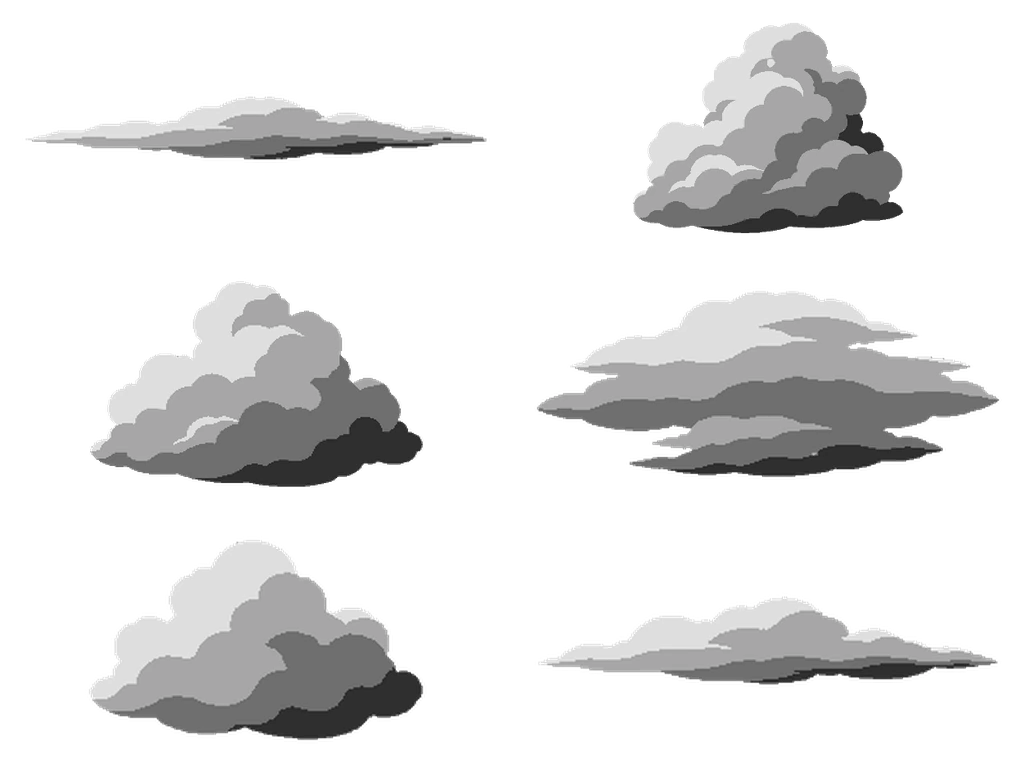
#> input picture app/src/main/assets/studio/kits/wilds/clouds.webp, 1024 x 768 px, given in place of clouds.png, which was not available
$ python kitcut.py ../../app/src/main/assets/studio/kits/wilds/clouds.webp ../../app/src/main/assets/studio/kits/wilds/far-1.webp
#> lines starting #> are read from the running program, lines starting #| are printed output that depends on the picture; after the words box and inside, x2 and y2 are one past the last pixel; in counts of white or black regions, pixels touching at a corner belong together
"""Cut a kit's painted parts (four greys on flat magenta) into the files kit.agsl samples.

Every output is RGBA with the tone (the grey, 0..1) in RGB and the coverage in A.
  strips   far-N / mid-N / fore-N.png (1536x1024)  -> <kind>-N.webp 1024x683, plus skyline rows
  sprites  clouds.png, fauna.png (any grid of six)  -> clouds.webp / fauna.webp, 2 x 3 cells of 512x256
           (clouds centred in the cell, animals standing on row 236, centred)
  trees    trees.png (two trees side by side)       -> trees.webp, 2 cells of 512x1024, trunk on the bottom
Writes pieces.json with each strip's skyline (median and highest painted row, in 1024x683 px).

usage: python3 -I kitcut.py <src dir with far/ mid/ fore/ extra/> <out dir>
"""
import glob, json, os, sys
import numpy as np
from PIL import Image
from scipy import ndimage as ndi

src, out = sys.argv[1], sys.argv[2]
os.makedirs(out, exist_ok=True)
KEY = np.array([255.0, 0.0, 255.0])


def key(im):
    """RGB image -> (tone 0..1, alpha 0..1) with the magenta un-mixed from the edges."""
    a_rgb = np.asarray(im.convert('RGB')).astype(float)
    d = np.sqrt(((a_rgb - KEY) ** 2).sum(-1))
    a = np.clip((d - 60) / 80, 0, 1)
#> a: shape (768, 1024) float64; every value is 1
    rgb = (a_rgb - (1 - a[..., None]) * KEY) / np.maximum(a[..., None], 1e-3)
    tone = np.clip(rgb.mean(-1) / 255, 0, 1)
    return tone, a


def rgba(tone, a):
    t = (tone * 255).astype(np.uint8)
    return Image.fromarray(np.dstack([t, t, t, (a * 255).astype(np.uint8)]), 'RGBA')


pieces = {}
for kind in ('far', 'mid', 'fore'):
    for f in sorted(glob.glob(f'{src}/{kind}/{kind}-*.png')):
        name = os.path.basename(f)[:-4]
        tone, a = key(Image.open(f).convert('RGB').resize((1024, 683), Image.LANCZOS))
        # the strip is solid below its skyline: fill any holes under the first painted row
        top = np.argmax(a > 0.5, axis=0)
        rows = np.arange(683)[:, None]
        below = rows > top[None, :] + 2
        a = np.where(below, 1.0, a)
        tone = np.where(below & (a < 0.99), 0.43, tone)
        rgba(tone, a).save(f'{out}/{name}.webp', quality=92, method=6)
        pieces[name] = {'top': int(np.median(top)), 'peak': int(top.min())}
        print(name, pieces[name])


def sprites(path, outname, align):
    im = Image.open(path).convert('RGB')
    tone, a = key(im)
    a[:6], a[-6:], a[:, :6], a[:, -6:] = 0, 0, 0, 0
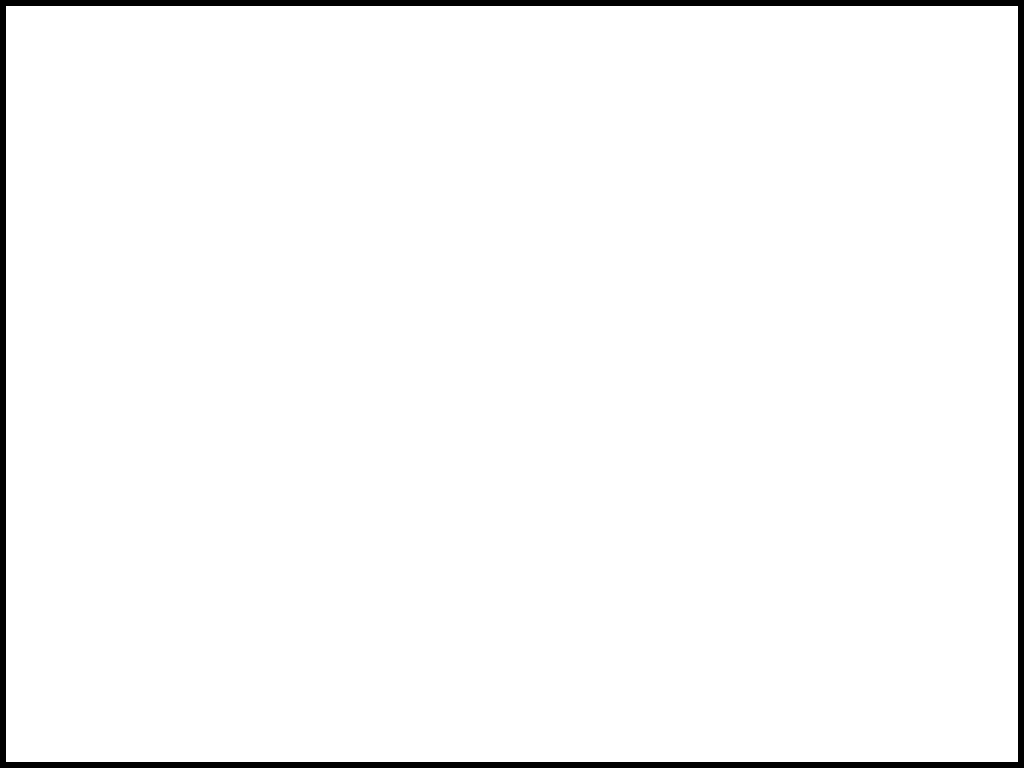
#> a: shape (768, 1024) float64; values 0 (black) and 1 (white), 97.3% white; 1 black region, box (x1, y1, x2, y2) and area: (0, 0, 1024, 768) 21360
    lab, n = ndi.label(ndi.binary_dilation(a > 0.3, iterations=6))
#> lab: shape (768, 1024) int32; values 0 (black) and 1 (white), 100% white; 4 black regions, box (x1, y1, x2, y2) and area: (0, 0, 6, 6) 21, (1018, 0, 1024, 6) 21, (0, 762, 6, 768) 21, (1018, 762, 1024, 768) 21
#> n = 1
    sizes = ndi.sum(np.ones_like(a), lab, range(1, n + 1))
#> sizes = [786348]
    keep = np.argsort(sizes)[::-1][:6] + 1
#> keep = [1]
    boxes = [ndi.find_objects((lab == k).astype(int))[0] for k in keep]
#> boxes = 1 item
    H = im.height
#> H = 768
    boxes.sort(key=lambda b: (round((b[0].start + b[0].stop) / 2 / (H / 2) - 0.5), b[1].start))   # rows, then left to right
    atlas = Image.new('RGBA', (1024, 768), (0, 0, 0, 0))
#> atlas: PIL image 1024x768 RGBA; every value is 0
    for i, (ys, xs) in enumerate(boxes):
        piece = rgba(tone[ys, xs], a[ys, xs] * (lab[ys, xs] > 0))
        k = min(480 / piece.width, 220 / piece.height)
        piece = piece.resize((max(1, round(piece.width * k)), max(1, round(piece.height * k))), Image.LANCZOS)
        cx, cy = (i % 2) * 512, (i // 2) * 256
        y = cy + (128 - piece.height // 2 if align == 'centre' else 236 - piece.height)
        atlas.alpha_composite(piece, (cx + 256 - piece.width // 2, y))
        print(outname, i, piece.size)
#> this loop made 1 pass
#> (k, cx, cy, y) on pass 1: (0.286, 0, 0, 18)
#| clouds 0 (293, 220)
#> pass 1, in sprites, `piece = piece.resize((max(1, round(piece.width * k)), max(1, round(pie..`:
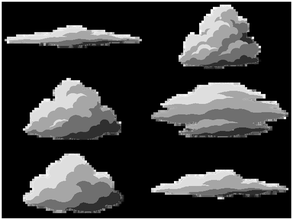
#> piece: PIL image 293x220 RGBA; mean R, G, B, A 50.2, 50.2, 50.2, 248; transparent parts drawn white
#> after the loop:
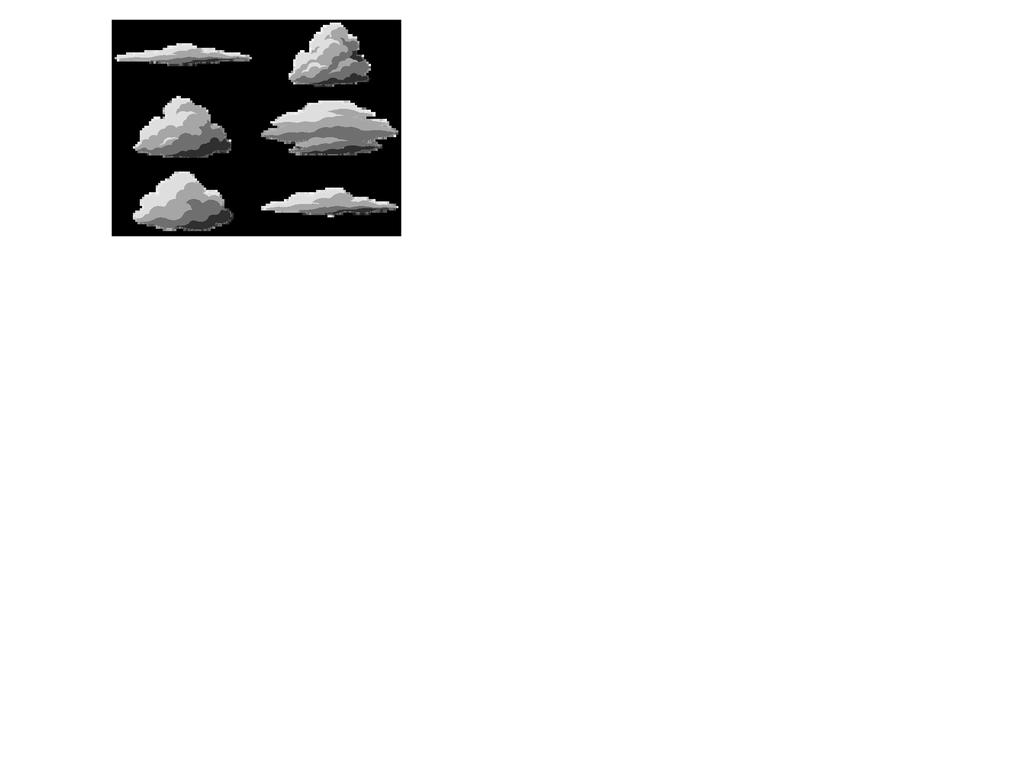
#> atlas: PIL image 1024x768 RGBA; mean R, G, B, A 4.1, 4.1, 4.1, 20.3; transparent parts drawn white
    atlas.save(f'{out}/{outname}.webp', quality=92, method=6)


sprites(f'{src}/extra/clouds.png', 'clouds', 'centre')
sprites(f'{src}/extra/fauna.png', 'fauna', 'feet')
#> the loop in sprites (call 2), `for i, (ys, xs) in enumerate(boxes):` made 1 pass
#> (k, cx, cy, y) on pass 1: (0.286, 0, 0, 16)
#| fauna 0 (293, 220)

tp = f'{src}/extra/trees.png'
if os.path.exists(tp):
    im = Image.open(tp).convert('RGB').resize((1024, 1024), Image.LANCZOS)
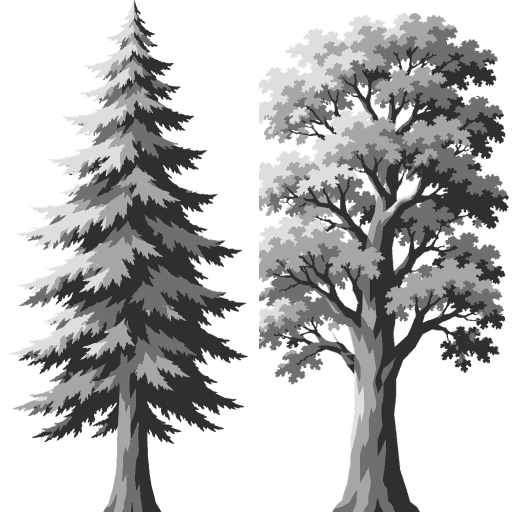
#> input picture app/src/main/assets/studio/kits/wilds/trees.webp, 1024 x 1024 px, given in place of trees.png, which was not available (shown at 1/2 size)
#> im: PIL image 1024x1024 RGB
    tone, a = key(im)
#> in key (call 3), `a = np.clip((d - 60) / 80, 0, 1)`: a: shape (1024, 1024) float64; every value is 1
    atlas = Image.new('RGBA', (1024, 1024), (0, 0, 0, 0))
#> atlas: PIL image 1024x1024 RGBA; every value is 0
    for i in range(2):
        t, al = tone[:, i * 512:(i + 1) * 512], a[:, i * 512:(i + 1) * 512].copy()
        # keep only the tree itself: bits of its neighbour can reach across the halfway line
        lab, n = ndi.label(ndi.binary_dilation(al > 0.3, iterations=3))
        if n > 1:
            big = np.argmax(ndi.sum(np.ones_like(al), lab, range(1, n + 1))) + 1
            al *= (lab == big)
        ys, xs = np.nonzero(al > 0.5)
        piece = rgba(t, al).crop((xs.min(), ys.min(), xs.max() + 1, ys.max() + 1))
        k = min(500 / piece.width, 1024 / piece.height)
        piece = piece.resize((round(piece.width * k), round(piece.height * k)), Image.LANCZOS)
        atlas.alpha_composite(piece, (i * 512 + 256 - piece.width // 2, 1024 - piece.height))
#> this loop made 2 passes
#> pass 1, `t, al = tone[:, i * 512:(i + 1) * 512], a[:, i * 512:(i + 1) * 512].co..`:
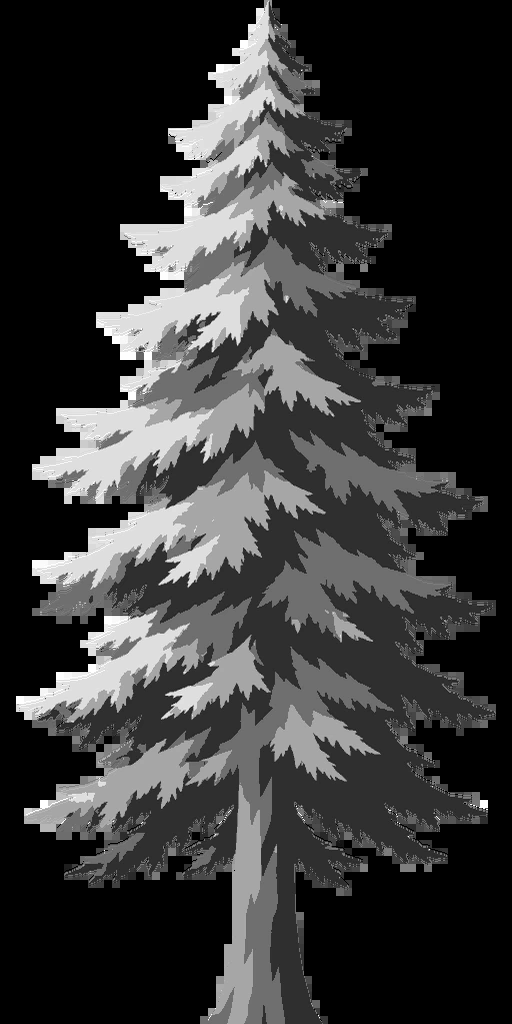
#> t: shape (1024, 512) float64; min 0, max 1, mean 0.217
#> after the loop:
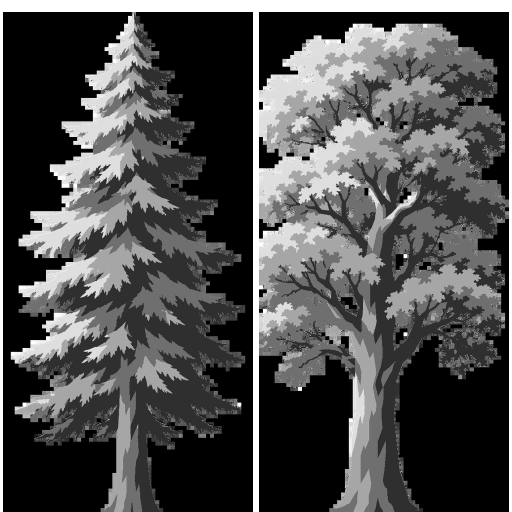
#> atlas: PIL image 1024x1024 RGBA (shown at 1/2 size); mean R, G, B, A 65.9, 65.9, 65.9, 243.2; transparent parts drawn white
#> after the loop:
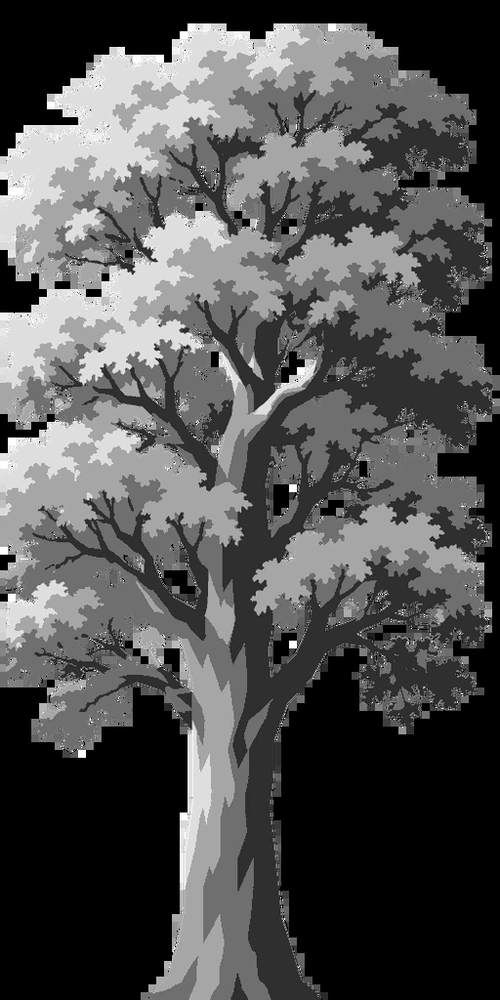
#> piece: PIL image 500x1000 RGBA; mean R, G, B, A 82.9, 82.9, 82.9, 255
    atlas.save(f'{out}/trees.webp', quality=92, method=6)
    print('trees ok')

json.dump(pieces, open(f'{out}/pieces.json', 'w'), indent=1)
